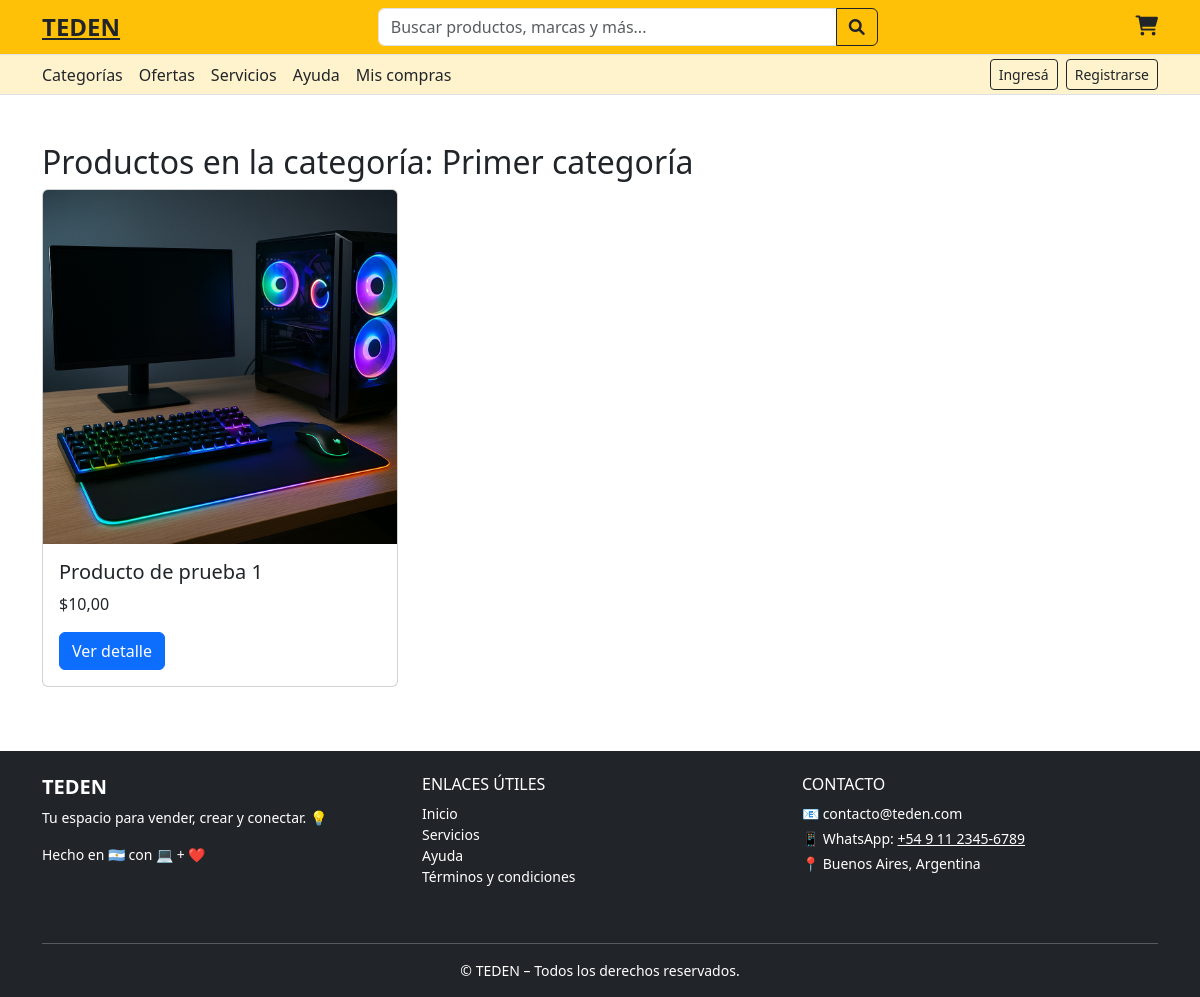
Page /categorias/1/ on the committed database.
### products/models.py (models this page shows, shortened)
class Category(models.Model):
    name = models.CharField(max_length=100, unique=True)
    image = models.ImageField(upload_to='categories/', blank=True, null=True)  # 🆕 Campo

class Product(models.Model):
    is_active = models.BooleanField(default=True)
    seller = models.ForeignKey(
        settings.AUTH_USER_MODEL,
        on_delete=models.CASCADE,
        related_name='sold_products'  # Evitamos conflicto
    )
    owner = models.ForeignKey(
        settings.AUTH_USER_MODEL,
        on_delete=models.CASCADE,
        related_name='owned_products'  # Evitamos conflicto
    )
    name = models.CharField(max_length=255)
    description = models.TextField(blank=True)
    price = models.DecimalField(max_digits=10, decimal_places=2)
    stock = models.PositiveIntegerField(default=0)
    image = models.ImageField(upload_to='products/', blank=True, null=True)
    file = models.FileField(upload_to='products/files/', blank=True, null=True)  # 📎 Campo nuevo
    category = models.ForeignKey(
        Category,
        on_delete=models.SET_NULL,
        null=True,
        blank=True,
        related_name='products'
    )
    created_at = models.DateTimeField(auto_now_add=True)

### core/views.py (the view)
# urls.py: path('categorias/<int:category_id>/', views.productos_por_categoria, name='productos_por_categoria'),
def productos_por_categoria(request, category_id):
    categoria = get_object_or_404(Category, id=category_id)
    productos = Product.objects.filter(category=categoria, is_active=True)
    return render(request, 'core/productos_por_categoria.html', {
        'categoria': categoria,
        'productos': productos
    })

### core/templates/core/productos_por_categoria.html (shortened to what this page needs)
{% include "partials/header.html" %}
{% include "partials/register_modal.html" %}
{% block content %}
<div class="container mt-5">
  <h2>Productos en la categoría: {{ categoria.name }}</h2>
  <div class="row">
    {% for producto in productos %}
      <div class="col-md-4 mb-3">
        <div class="card h-100">
          {% if producto.image %}
            <img src="{{ producto.image.url }}" class="card-img-top" alt="{{ producto.name }}">
          {% endif %}
          <div class="card-body">
            <h5 class="card-title">{{ producto.name }}</h5>
            <p class="card-text">${{ producto.price }}</p>
            <a href="{% url 'product_detail_ajax' producto.id %}" class="btn btn-primary">Ver detalle</a>
          </div>
        </div>
      </div>
    {% empty %}
      <p>No hay productos disponibles en esta categoría.</p>
    {% endfor %}
  </div>
</div>
{% endblock %}
{% include "partials/footer.html" %}

### core/css/global.css (style rules this page uses)
html, body { height: 100%; margin: 0; }
body { display: flex; flex-direction: column; min-height: 100vh; overflow-x: hidden; background-color: #fff; }

### rows in the picture
Category: name "Primer categoría"
Product: image (picture), name "Producto de prueba 1", price "10,00"
